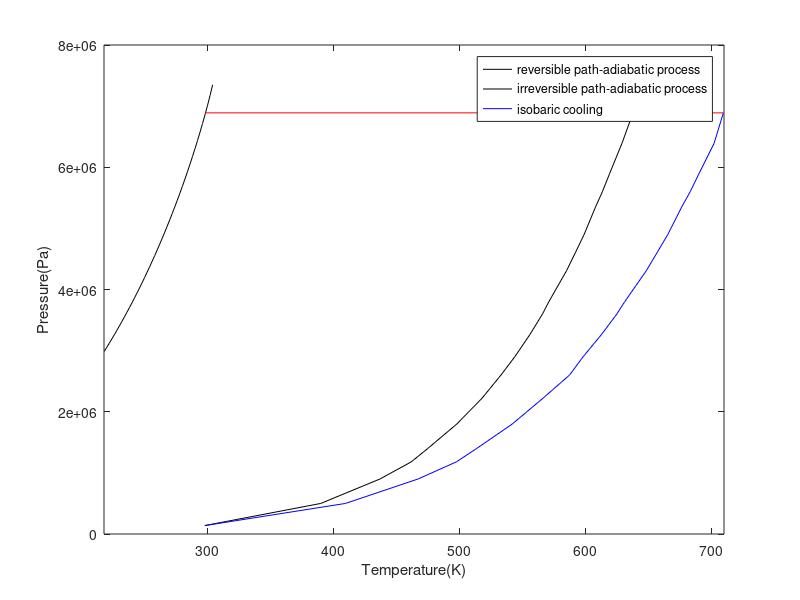

This chart was generated by the following MATLAB code:
R=8.314;
i=1;
b=4.28*10^-5;
a=.366;
E=[218.2:2:304.2];
PT=zeros(1,length(E));
for T = 218.2:2:304.2
    V = 5*10^-5:0.005*10^-4:5*10^-5;
    P = @(V,T) (((R*T)./(V-b)) - (a./(V.^2)));
    F_spinodal = [R*T -2*a 4*a*b -2*a*b^2];
    V_ans(:,i) = roots(F_spinodal);
    Vg(i) = V_ans(1,i);
    Vl(i) = V_ans(2,i);
    pt=(R*T)/(V_ans(1,i)-b)-a/V_ans(1,i)^2;
    PT(i)=pt;
    i = i+1;
end
plot(E,PT,'-k')
hold on
T = [298 390 437 461.8 475 498 518 533 544 556 566 571 585 592 599 608 613.5 619.3 629 637.8];
Ttrue = [298 409.6 467.2 497.6 513.79 542 566.4 587.4 598.2 612.8 625 631.2 648.3 656.8 665.4 676.4 683.16 690.25 702.1 709.5];
P= [138000 0.5*10^6 0.9*10^6 1180000 1.4*10^6 1.8*10^6 2222000 2.6*10^6 2.9*10^6 3264000 3.6*10^6 3.8*10^6 4306000 4.6*10^6 4.9*10^6 5348000 5.6*10^6 5.9*10^6 6390000 6.89*10^6];
Tfinal = [709.5 298.15];
Pfinal = [6.89*10^6 6.89*10^6];
plot(T,P,'-k',Ttrue,P,'-b')
hold on
plot(Tfinal,Pfinal,'-r');
xlabel('Temperature(K)');
ylabel('Pressure(Pa)');
legend('reversible path-adiabatic process','irreversible path-adiabatic process','isobaric cooling');
xlim([218 710])
